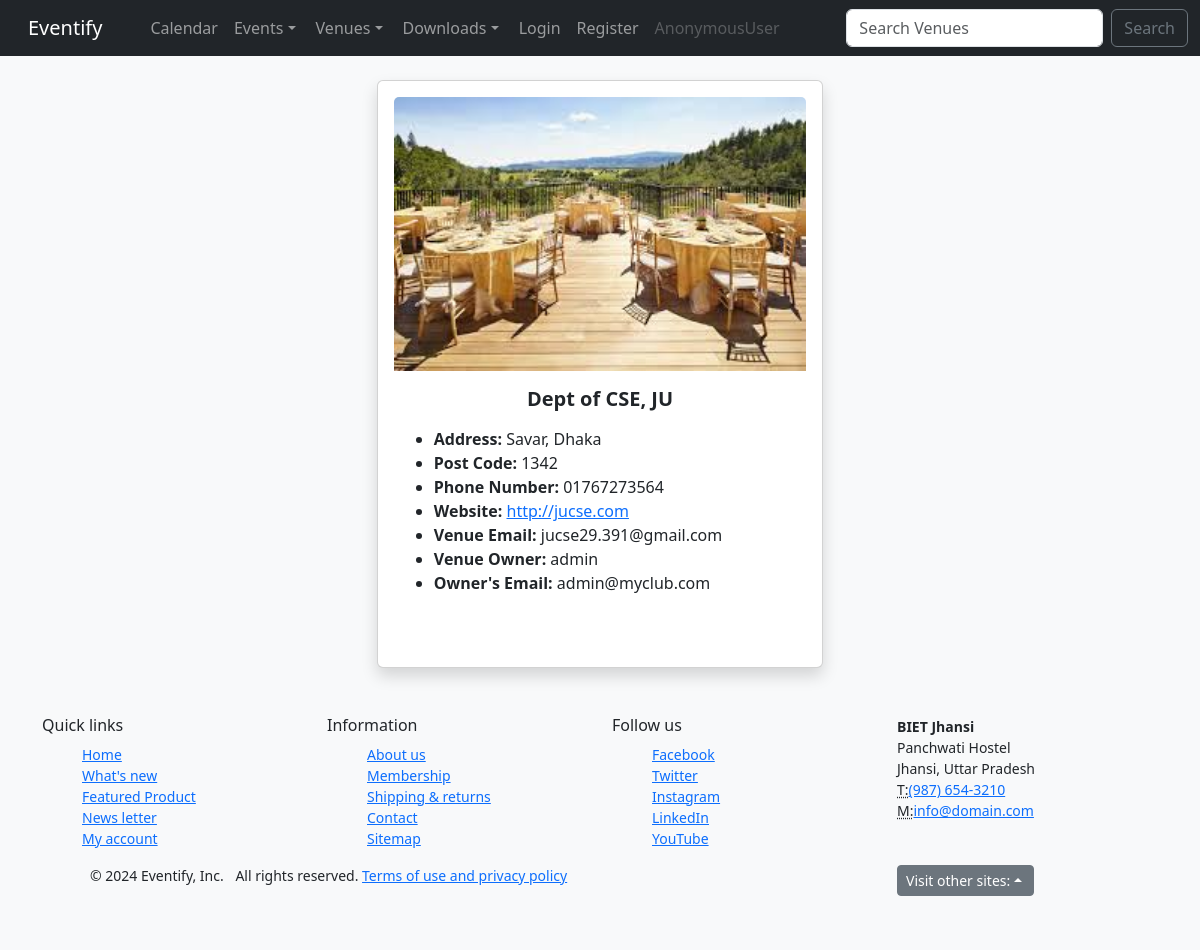
Page /show_venue/1 on the committed database.
### events/models.py (models this page shows)
class Venue(models.Model):
    name = models.CharField('Venue Name', max_length=120)
    address = models.CharField(max_length=300)
    zip_code = models.CharField('Zip/Postal Code', max_length=12)
    phone = models.CharField('Contact Phone', max_length=20, blank=True)
    web = models.URLField('Website Address', blank=True)
    email_address = models.EmailField('Email Address', blank=True)
    owner = models.IntegerField('Venue Owner', blank=False, null=True, default=1)
    venue_image = models.ImageField(upload_to='images/', blank=True, null=True)
    def __str__(self):
        return self.name

### events/views.py (the view)
# urls.py: path('show_venue/<venue_id>', views.show_venue, name='show-venue'),
def show_venue(request, venue_id):
    venue = Venue.objects.get(pk=venue_id)
    venue_owner = User.objects.get(pk=venue.owner)
    return render(request, 'events/show_venue.html', {'venue': venue, 'venue_owner': venue_owner})

### events/templates/events/show_venue.html
{% extends "events/base.html" %}
{% block content %}
        <div class="card shadow" style="width: 40%; margin: auto;">
            <div class="card-body">
                {% if venue.venue_image %}
                    <img src="{{ venue.venue_image.url }}" alt="Venue Image" class="card-img-top mb-3">
                {% endif %}
            <h5 class="card-title" style="text-align: center;"><strong>{{ venue }}</strong></h5>
            <p class="card-text">
                <ul>
                    {% if venue.address %}
                    <li><strong>Address: </strong>{{ venue.address }} <br></li>
                    {% endif %}
                    {% if venue.zip_code %}
                    <li><strong>Post Code: </strong>{{ venue.zip_code }} <br></li>
                    {% endif %}
                    {% if venue.phone %}
                    <li><strong>Phone Number: </strong>{{ venue.phone }} <br></li>
                    {% endif %}
                    {% if venue.web %}
                    <li><strong>Website: </strong><a href="{{ venue.web }}">{{ venue.web }}</a> <br> </li>
                    {% endif %}
                    {% if venue.email_address %}
                    <li><strong>Venue Email: </strong>{{ venue.email_address }} <br></li>
                    {% endif %}
                    {% if venue_owner %}
                    <li><strong>Venue Owner: </strong> {{ venue_owner }} <br></li>
                    {% endif %}
                    {% if venue_owner.email %}
                    <li><strong>Owner's Email: </strong> {{ venue_owner.email }} <br></li>
                    {% endif %}
                </ul>
                <br>
            </p>
            </div>
        </div>
{% endblock %}

### events/templates/events/base.html (style rules this page uses)
body { background-color: #f8f9fa; }

### rows in the picture
Venue: venue_image (picture), name "Dept of CSE, JU", address "Savar, Dhaka", zip_code "1342", phone "01767273564", web "http://jucse.com", email_address "jucse29.391@gmail.com"

### other values in the picture
{{ user }} "AnonymousUser"
{{ venue_owner }} "admin"
{{ venue_owner.email }} "admin@myclub.com"
